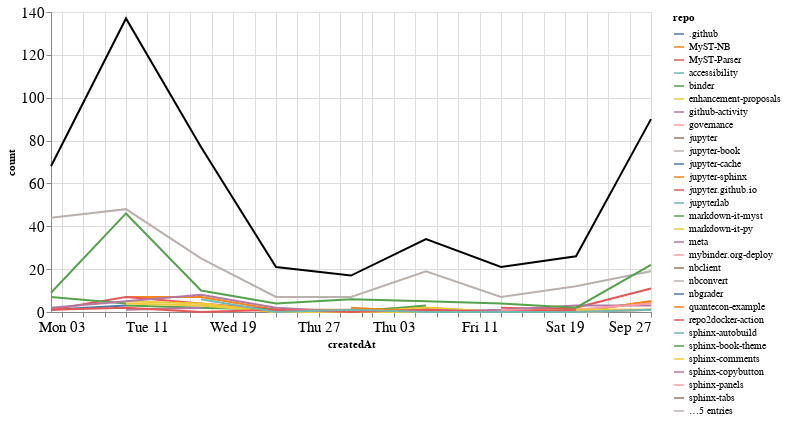

Source (notebook cell):
### Markdown cell above
## Comments

### Code cell
comments_time = comments.groupby('repo').resample('W', on='createdAt').count()['author'].reset_index()
comments_time = comments_time.rename(columns={'author': 'count'})
comments_time_total = comments_time.groupby('createdAt').agg({"count": "sum"}).reset_index()
ch1 = alt.Chart(comments_time, width=600).mark_line().encode(
    x='createdAt',
    y='count',
    color='repo',
    tooltip="repo"
)

ch2 = alt.Chart(comments_time_total, width=600).mark_line(color="black").encode(
    x='createdAt',
    y='count',
)

ch1 + ch2

### Figure 1 — Vega-Lite specification as saved in the notebook (floating-point values rounded to 4 significant figures)
{"config": {"axisLeft": {"labelFontSize": 15}, "axisBottom": {"labelFontSize": 15}}, "layer": [{"data": {"name": "data-50f23ae2902748eca04659829046512c"}, "mark": "line", "encoding": {"color": {"type": "nominal", "field": "repo"}, "tooltip": {"type": "nominal", "field": "repo"}, "x": {"type": "temporal", "field": "createdAt"}, "y": {"type": "quantitative", "field": "count"}}, "width": 600}, {"data": {"name": "data-0b81c8ca7f902ce372c754872ed3c3d2"}, "mark": {"type": "line", "color": "black"}, "encoding": {"x": {"type": "temporal", "field": "createdAt"}, "y": {"type": "quantitative", "field": "count"}}, "width": 600}], "$schema": "https://vega.github.io/schema/vega-lite/v4.8.1.json", "datasets": {"data-50f23ae2902748eca04659829046512c": [{"repo": ".github", "createdAt": "2020-08-02T00:00:00", "count": 1}, {"repo": ".github", "createdAt": "2020-08-09T00:00:00", "count": 3}, {"repo": "MyST-NB", "createdAt": "2020-08-09T00:00:00", "count": 7}, {"repo": "MyST-NB", "createdAt": "2020-08-16T00:00:00", "count": 7}, {"repo": "MyST-NB", "createdAt": "2020-08-23T00:00:00", "count": 1}, {"repo": "MyST-NB", "createdAt": "2020-08-30T00:00:00", "count": 1}, {"repo": "MyST-NB", "createdAt": "2020-09-06T00:00:00", "count": 2}, {"repo": "MyST-NB", "createdAt": "2020-09-13T00:00:00", "count": 0}, {"repo": "MyST-NB", "createdAt": "2020-09-20T00:00:00", "count": 0}, {"repo": "MyST-NB", "createdAt": "2020-09-27T00:00:00", "count": 5}, {"repo": "MyST-Parser", "createdAt": "2020-08-02T00:00:00", "count": 1}, {"repo": "MyST-Parser", "createdAt": "2020-08-09T00:00:00", "count": 7}, {"repo": "MyST-Parser", "createdAt": "2020-08-16T00:00:00", "count": 4}, {"repo": "MyST-Parser", "createdAt": "2020-08-23T00:00:00", "count": 1}, {"repo": "MyST-Parser", "createdAt": "2020-08-30T00:00:00", "count": 0}, {"repo": "MyST-Parser", "createdAt": "2020-09-06T00:00:00", "count": 1}, {"repo": "MyST-Parser", "createdAt": "2020-09-13T00:00:00", "count": 0}, {"repo": "MyST-Parser", "createdAt": "2020-09-20T00:00:00", "count": 2}, {"repo": "MyST-Parser", "createdAt": "2020-09-27T00:00:00", "count": 11}, {"repo": "accessibility", "createdAt": "2020-08-09T00:00:00", "count": 1}, {"repo": "binder", "createdAt": "2020-08-09T00:00:00", "count": 3}, {"repo": "binder", "createdAt": "2020-08-16T00:00:00", "count": 2}, {"repo": "binder", "createdAt": "2020-08-23T00:00:00", "count": 1}, {"repo": "binder", "createdAt": "2020-08-30T00:00:00", "count": 0}, {"repo": "binder", "createdAt": "2020-09-06T00:00:00", "count": 3}, {"repo": "enhancement-proposals", "createdAt": "2020-08-16T00:00:00", "count": 4}, {"repo": "enhancement-proposals", "createdAt": "2020-08-23T00:00:00", "count": 0}, {"repo": "enhancement-proposals", "createdAt": "2020-08-30T00:00:00", "count": 0}, {"repo": "enhancement-proposals", "createdAt": "2020-09-06T00:00:00", "count": 2}, {"repo": "enhancement-proposals", "createdAt": "2020-09-13T00:00:00", "count": 0}, {"repo": "enhancement-proposals", "createdAt": "2020-09-20T00:00:00", "count": 1}, {"repo": "enhancement-proposals", "createdAt": "2020-09-27T00:00:00", "count": 1}, {"repo": "github-activity", "createdAt": "2020-08-09T00:00:00", "count": 1}, {"repo": "github-activity", "createdAt": "2020-08-16T00:00:00", "count": 2}, {"repo": "governance", "createdAt": "2020-08-09T00:00:00", "count": 1}, {"repo": "jupyter", "createdAt": "2020-09-20T00:00:00", "count": 2}, {"repo": "jupyter-book", "createdAt": "2020-08-02T00:00:00", "count": 44}, {"repo": "jupyter-book", "createdAt": "2020-08-09T00:00:00", "count": 48}, {"repo": "jupyter-book", "createdAt": "2020-08-16T00:00:00", "count": 25}, {"repo": "jupyter-book", "createdAt": "2020-08-23T00:00:00", "count": 7}, {"repo": "jupyter-book", "createdAt": "2020-08-30T00:00:00", "count": 7}, {"repo": "jupyter-book", "createdAt": "2020-09-06T00:00:00", "count": 19}, {"repo": "jupyter-book", "createdAt": "2020-09-13T00:00:00", "count": 7}, {"repo": "jupyter-book", "createdAt": "2020-09-20T00:00:00", "count": 12}, {"repo": "jupyter-book", "createdAt": "2020-09-27T00:00:00", "count": 19}, {"repo": "jupyter-cache", "createdAt": "2020-09-27T00:00:00", "count": 2}, {"repo": "jupyter-sphinx", "createdAt": "2020-08-30T00:00:00", "count": 2}, {"repo": "jupyter-sphinx", "createdAt": "2020-09-06T00:00:00", "count": 0}, {"repo": "jupyter-sphinx", "createdAt": "2020-09-13T00:00:00", "count": 0}, {"repo": "jupyter-sphinx", "createdAt": "2020-09-20T00:00:00", "count": 0}, {"repo": "jupyter-sphinx", "createdAt": "2020-09-27T00:00:00", "count": 5}, {"repo": "jupyter.github.io", "createdAt": "2020-09-13T00:00:00", "count": 2}, {"repo": "jupyter.github.io", "createdAt": "2020-09-20T00:00:00", "count": 1}, {"repo": "jupyterlab", "createdAt": "2020-09-06T00:00:00", "count": 1}, {"repo": "jupyterlab", "createdAt": "2020-09-13T00:00:00", "count": 0}, {"repo": "jupyterlab", "createdAt": "2020-09-20T00:00:00", "count": 0}, {"repo": "jupyterlab", "createdAt": "2020-09-27T00:00:00", "count": 1}, {"repo": "markdown-it-myst", "createdAt": "2020-08-02T00:00:00", "count": 7}, {"repo": "markdown-it-myst", "createdAt": "2020-08-09T00:00:00", "count": 4}, {"repo": "markdown-it-py", "createdAt": "2020-08-09T00:00:00", "count": 5}, {"repo": "markdown-it-py", "createdAt": "2020-08-16T00:00:00", "count": 4}, {"repo": "markdown-it-py", "createdAt": "2020-08-23T00:00:00", "count": 0}, {"repo": "markdown-it-py", "createdAt": "2020-08-30T00:00:00", "count": 0}, {"repo": "markdown-it-py", "createdAt": "2020-09-06T00:00:00", "count": 0}, {"repo": "markdown-it-py", "createdAt": "2020-09-13T00:00:00", "count": 0}, {"repo": "markdown-it-py", "createdAt": "2020-09-20T00:00:00", "count": 0}, {"repo": "markdown-it-py", "createdAt": "2020-09-27T00:00:00", "count": 1}, {"repo": "meta", "createdAt": "2020-08-02T00:00:00", "count": 2}, {"repo": "meta", "createdAt": "2020-08-09T00:00:00", "count": 5}, {"repo": "meta", "createdAt": "2020-08-16T00:00:00", "count": 8}, {"repo": "meta", "createdAt": "2020-08-23T00:00:00", "count": 2}, {"repo": "meta", "createdAt": "2020-08-30T00:00:00", "count": 0}, {"repo": "meta", "createdAt": "2020-09-06T00:00:00", "count": 0}, {"repo": "meta", "createdAt": "2020-09-13T00:00:00", "count": 1}, {"repo": "meta", "createdAt": "2020-09-20T00:00:00", "count": 3}, {"repo": "meta", "createdAt": "2020-09-27T00:00:00", "count": 3}, {"repo": "mybinder.org-deploy", "createdAt": "2020-08-23T00:00:00", "count": 1}, {"repo": "mybinder.org-deploy", "createdAt": "2020-08-30T00:00:00", "count": 0}, {"repo": "mybinder.org-deploy", "createdAt": "2020-09-06T00:00:00", "count": 0}, {"repo": "mybinder.org-deploy", "createdAt": "2020-09-13T00:00:00", "count": 0}, {"repo": "mybinder.org-deploy", "createdAt": "2020-09-20T00:00:00", "count": 1}, {"repo": "mybinder.org-deploy", "createdAt": "2020-09-27T00:00:00", "count": 4}, {"repo": "nbclient", "createdAt": "2020-09-13T00:00:00", "count": 1}, {"repo": "nbconvert", "createdAt": "2020-09-13T00:00:00", "count": 2}, {"repo": "nbgrader", "createdAt": "2020-08-23T00:00:00", "count": 1}, {"repo": "quantecon-example", "createdAt": "2020-08-02T00:00:00", "count": 1}, {"repo": "repo2docker-action", "createdAt": "2020-08-02T00:00:00", "count": 2}, {"repo": "sphinx-autobuild", "createdAt": "2020-08-16T00:00:00", "count": 1}, {"repo": "sphinx-book-theme", "createdAt": "2020-08-02T00:00:00", "count": 9}, {"repo": "sphinx-book-theme", "createdAt": "2020-08-09T00:00:00", "count": 46}, {"repo": "sphinx-book-theme", "createdAt": "2020-08-16T00:00:00", "count": 10}, {"repo": "sphinx-book-theme", "createdAt": "2020-08-23T00:00:00", "count": 4}, {"repo": "sphinx-book-theme", "createdAt": "2020-08-30T00:00:00", "count": 6}, {"repo": "sphinx-book-theme", "createdAt": "2020-09-06T00:00:00", "count": 5}, {"repo": "sphinx-book-theme", "createdAt": "2020-09-13T00:00:00", "count": 4}, {"repo": "sphinx-book-theme", "createdAt": "2020-09-20T00:00:00", "count": 2}, {"repo": "sphinx-book-theme", "createdAt": "2020-09-27T00:00:00", "count": 22}, {"repo": "sphinx-comments", "createdAt": "2020-08-09T00:00:00", "count": 4}, {"repo": "sphinx-comments", "createdAt": "2020-08-16T00:00:00", "count": 3}, {"repo": "sphinx-comments", "createdAt": "2020-08-23T00:00:00", "count": 0}, {"repo": "sphinx-comments", "createdAt": "2020-08-30T00:00:00", "count": 0}, {"repo": "sphinx-comments", "createdAt": "2020-09-06T00:00:00", "count": 0}, {"repo": "sphinx-comments", "createdAt": "2020-09-13T00:00:00", "count": 0}, {"repo": "sphinx-comments", "createdAt": "2020-09-20T00:00:00", "count": 1}, {"repo": "sphinx-comments", "createdAt": "2020-09-27T00:00:00", "count": 1}, {"repo": "sphinx-copybutton", "createdAt": "2020-09-27T00:00:00", "count": 3}, {"repo": "sphinx-panels", "createdAt": "2020-09-13T00:00:00", "count": 1}, {"repo": "sphinx-panels", "createdAt": "2020-09-20T00:00:00", "count": 0}, {"repo": "sphinx-panels", "createdAt": "2020-09-27T00:00:00", "count": 1}, {"repo": "sphinx-tabs", "createdAt": "2020-08-23T00:00:00", "count": 2}, {"repo": "sphinx-thebe", "createdAt": "2020-08-16T00:00:00", "count": 1}, {"repo": "sphinx-togglebutton", "createdAt": "2020-09-13T00:00:00", "count": 3}, {"repo": "sphinxcontrib-prettyproof", "createdAt": "2020-09-27T00:00:00", "count": 10}, {"repo": "team-compass", "createdAt": "2020-08-02T00:00:00", "count": 1}, {"repo": "team-compass", "createdAt": "2020-08-09T00:00:00", "count": 2}, {"repo": "team-compass", "createdAt": "2020-08-16T00:00:00", "count": 0}, {"repo": "team-compass", "createdAt": "2020-08-23T00:00:00", "count": 1}, {"repo": "team-compass", "createdAt": "2020-08-30T00:00:00", "count": 0}, {"repo": "team-compass", "createdAt": "2020-09-06T00:00:00", "count": 1}, {"repo": "team-compass", "createdAt": "2020-09-13T00:00:00", "count": 0}, {"repo": "team-compass", "createdAt": "2020-09-20T00:00:00", "count": 1}, {"repo": "thebe", "createdAt": "2020-08-16T00:00:00", "count": 6}, {"repo": "thebe", "createdAt": "2020-08-23T00:00:00", "count": 0}, {"repo": "thebe", "createdAt": "2020-08-30T00:00:00", "count": 1}, {"repo": "thebe", "createdAt": "2020-09-06T00:00:00", "count": 0}, {"repo": "thebe", "createdAt": "2020-09-13T00:00:00", "count": 0}, {"repo": "thebe", "createdAt": "2020-09-20T00:00:00", "count": 0}, {"repo": "thebe", "createdAt": "2020-09-27T00:00:00", "count": 1}], "data-0b81c8ca7f902ce372c754872ed3c3d2": [{"createdAt": "2020-08-02T00:00:00", "count": 68}, {"createdAt": "2020-08-09T00:00:00", "count": 137}, {"createdAt": "2020-08-16T00:00:00", "count": 77}, {"createdAt": "2020-08-23T00:00:00", "count": 21}, {"createdAt": "2020-08-30T00:00:00", "count": 17}, {"createdAt": "2020-09-06T00:00:00", "count": 34}, {"createdAt": "2020-09-13T00:00:00", "count": 21}, {"createdAt": "2020-09-20T00:00:00", "count": 26}, {"createdAt": "2020-09-27T00:00:00", "count": 90}]}}
